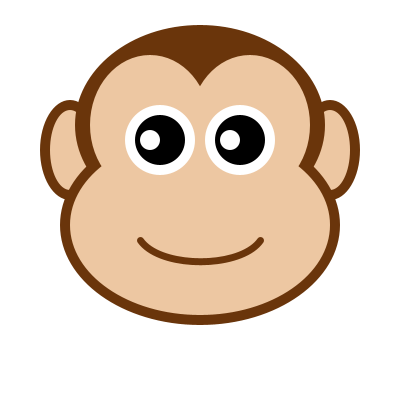
Frame 1 (no input)
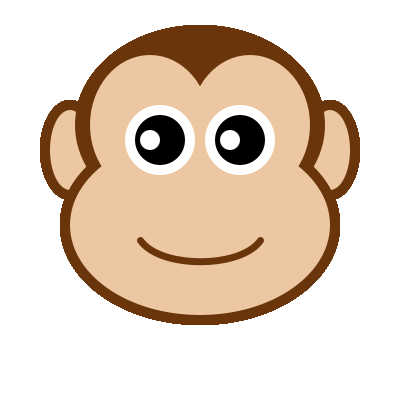
Frame 60 (the mouse pressed at the canvas centre just before this capture)
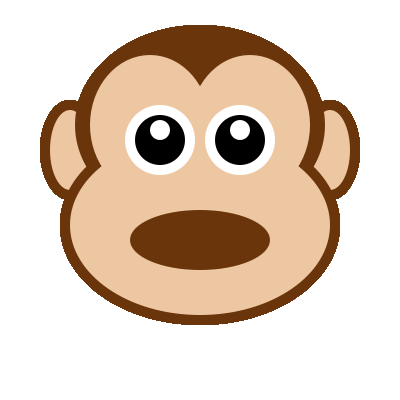
Frame 120 (the mouse held since frame 60 and released just before this capture)

The Processing sketch that drew these frames (run headless with seeded random() and noise(); from frame 60 on, the mouse is pressed at the canvas centre):

// Processing sketch: processing_95463
// ── processing_95463.pde

void setup()
{
  size(400, 400);
  smooth();
  background(255);
}

void draw()
{
  noStroke();
  ellipseMode(RADIUS);
 
  // Ears
  fill(106, 53, 11);          // Dark Brown
  ellipse(70, 150, 30, 50);
  ellipse(330, 150, 30, 50);
  
  fill(237, 199, 162);        // Light Brown
  ellipse(70, 150, 20, 40);
  ellipse(330, 150, 20, 40);
  
  // Head
  fill(106, 53, 11);          // Dark Brown
  ellipse(200, 125, 125, 100);
  ellipse(200, 225, 140, 100);
  
  fill(237, 199, 162);        // Light Brown
  ellipse(150, 125, 60, 70);
  ellipse(250, 125, 60, 70);
  ellipse(200, 225, 130, 90);
  
  // Eyes
  fill(255);                  // White
  ellipse(160, 140, 35, 35);
  ellipse(240, 140, 35, 35);
  
  fill(0);                    // Black
  ellipse(160, 140, 25, 25);
  ellipse(240, 140, 25, 25);
  
  fill(255);                  // White

  // Rotate eyes with mouse movement
  int mX = mouseX - 200;
  int mY = mouseY - 140;
  float a;
  float b;
  float t;
  int r = 10;
  
  // Make sure that we are not dividing by 0
  if(mX != 0)
  {
    t = atan(mY / mX);
    a = cos(t) * r;
    b = sin(t) * r;
    
    if(mX < 0)
    {
      a = a * -1;
      b = b * -1;
    }
  }
  else
  {
    a = 0;
    b = -1 * r;
  }
  
  ellipse(160 + a, 140 + b, 10, 10);
  ellipse(240 + a, 140 + b, 10, 10);
  
  // Mouth changes based on mouse being pressed
  if(mousePressed)
  {
    fill(106, 53, 11);          // Dark Brown
    ellipse(200, 240, 70, 30);
  }
  else
  {
    noFill();
    stroke(106, 53, 11);       // Dark Brown
    strokeWeight(7);
    curve(140, 70, 140, 240, 260, 240, 260, 70);
  }
}
